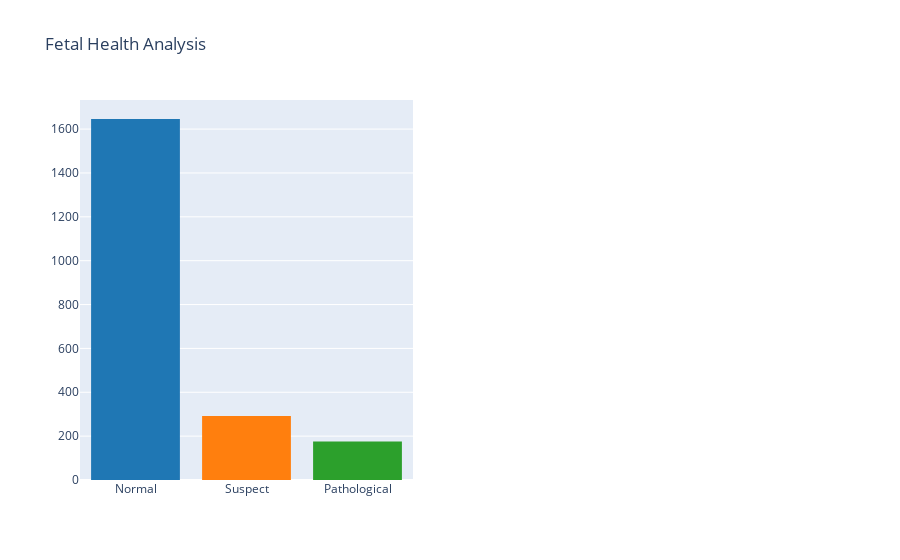

The code cell stored with this chart in its notebook:
### Code cell
# Count the values for fetal_health and sort them in descending order
x = df.fetal_health.value_counts().sort_values(ascending=False)

# Create a histogram from the counts
histogram = px.histogram(x=x.index, y=x.values)

# Create subplots
plots = make_subplots(rows=1, cols=2, specs=[[{'type': 'xy'}, {'type': 'domain'}]])

# Add the histogram trace to the subplot
plots.add_trace(histogram['data'][0])

# Specify different colors for the bars
bar_colors = ['#1f77b4', '#ff7f0e', '#2ca02c']  # Example colors

# Update the colors of the bars
plots.data[0].marker.color = bar_colors * (len(plots.data[0].y) // len(bar_colors) + 1)  # Repeat colors as needed
plots.data[0].marker.color = plots.data[0].marker.color[:len(plots.data[0].y)]  # Adjust length to match bars

# Update the layout
plots.update_layout(title_text="Fetal Health Analysis")

# Show the plot
plots.show()

### Figure 1 — Plotly figure (JSON) as saved in the notebook; plotly's stock layout.template omitted (floating-point values rounded to 4 significant figures)
{"data": [{"alignmentgroup": "True", "bingroup": "x", "histfunc": "sum", "hovertemplate": "x=%{x}<br>sum of y=%{y}<extra></extra>", "legendgroup": "", "marker": {"color": ["#1f77b4", "#ff7f0e", "#2ca02c"], "pattern": {"shape": ""}}, "name": "", "offsetgroup": "", "orientation": "v", "showlegend": false, "type": "histogram", "x": ["Normal", "Suspect", "Pathological"], "xaxis": "x", "y": [1646, 292, 175], "yaxis": "y"}], "layout": {"autosize": true, "title": {"text": "Fetal Health Analysis"}, "xaxis": {"anchor": "y", "autorange": true, "domain": [0, 0.45], "range": [-0.5, 2.5], "type": "category"}, "yaxis": {"anchor": "x", "autorange": true, "domain": [0, 1], "range": [0, 1733.0], "type": "linear"}}}
